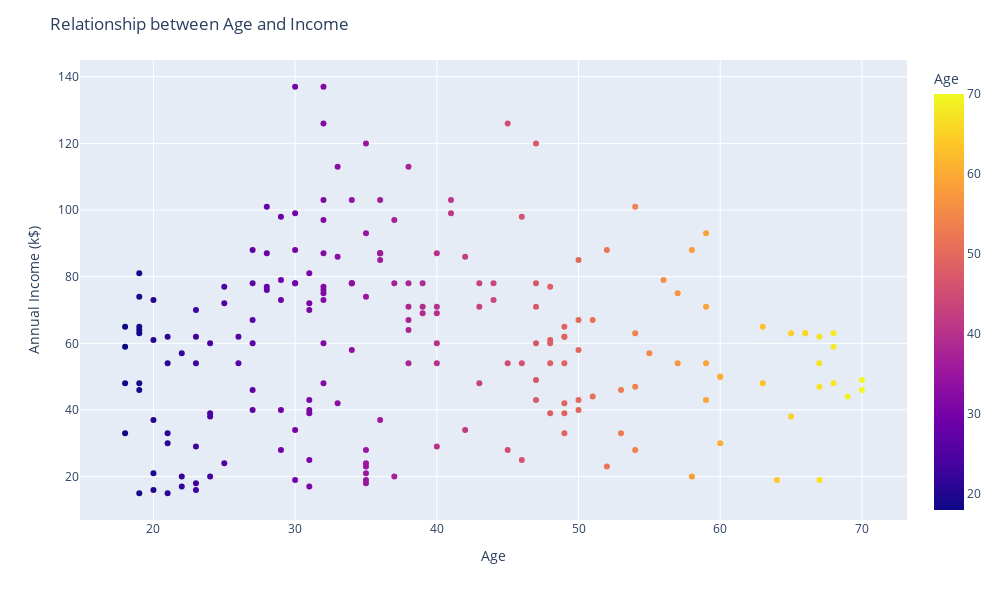

The code cell stored with this chart in its notebook:
### Markdown cell above
Younger Age Group (20-30 years):

- Spending scores vary widely, from 0 to 100.
- Indicates diverse spending behavior among younger individuals.

Middle Age Group (30-50 years):

- Spending scores start to stabilize, with many scores clustering around 40-60.
- Less variation compared to the younger age group.

Older Age Group (50-70 years):

- Spending scores generally range between 20 and 60.
- Indicates more conservative spending habits among older individuals.

Summary:

- Younger individuals (20-30) exhibit diverse spending behaviors.
- Middle-aged individuals (30-50) tend to have moderate spending scores.
- Older individuals (50-70) show more conservative spending habits.

These insights can help in targeting different age groups for marketing and financial planning.

### Code cell
# Visualizing relationships between age, income using scatter plot

fig = px.scatter(customer_data, x="Age", y="Annual Income (k$)", color= "Age")
fig.update_layout(
    title='Relationship between Age and Income',
    dragmode='select',
    width=1000,
    height=600,
    hovermode='closest',
    xaxis_title='Age')

fig.show()

### Figure 1 — Plotly figure (JSON) as saved in the notebook; plotly's stock layout.template omitted (floating-point values rounded to 4 significant figures; data arrays with more than 128 entries replaced by an {"elided": "..."} marker saying what was removed)
{"data": [{"hovertemplate": "Age=%{marker.color}<br>Annual Income (k$)=%{y}<extra></extra>", "legendgroup": "", "marker": {"color": {"elided": "200 int values"}, "coloraxis": "coloraxis", "symbol": "circle"}, "mode": "markers", "name": "", "orientation": "v", "showlegend": false, "type": "scatter", "x": {"elided": "200 int values"}, "xaxis": "x", "y": {"elided": "200 int values"}, "yaxis": "y"}], "layout": {"coloraxis": {"colorbar": {"title": {"text": "Age"}}, "colorscale": [[0, "#0d0887"], [0.1111, "#46039f"], [0.2222, "#7201a8"], [0.3333, "#9c179e"], [0.4444, "#bd3786"], [0.5556, "#d8576b"], [0.6667, "#ed7953"], [0.7778, "#fb9f3a"], [0.8889, "#fdca26"], [1, "#f0f921"]]}, "dragmode": "select", "height": 600, "hovermode": "closest", "legend": {"tracegroupgap": 0}, "margin": {"t": 60}, "title": {"text": "Relationship between Age and Income"}, "width": 1000, "xaxis": {"anchor": "y", "domain": [0, 1], "title": {"text": "Age"}}, "yaxis": {"anchor": "x", "domain": [0, 1], "title": {"text": "Annual Income (k$)"}}}}
